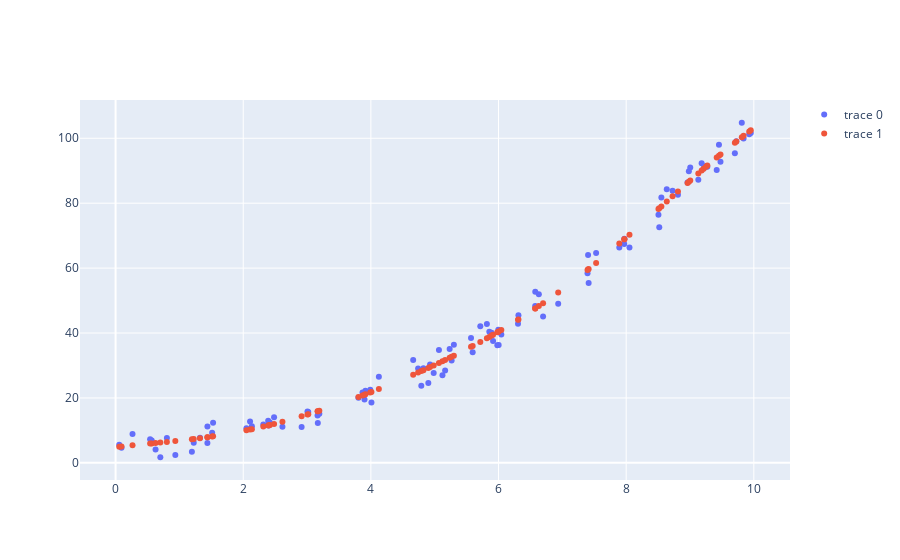

Here is the notebook cell this chart was saved with:
### Code cell
fig = go.Figure()
fig.add_trace(go.Scatter(x=x, y=y, mode='markers'))
fig.add_trace(go.Scatter(x=x, y=yhat2[:, 0], mode='markers'))
